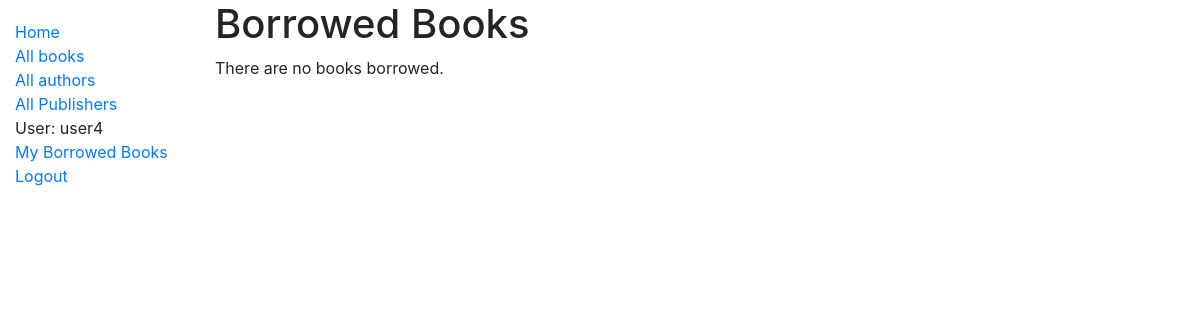
The page /catalog/mybooks/ (signed in) on the database as committed earlier.
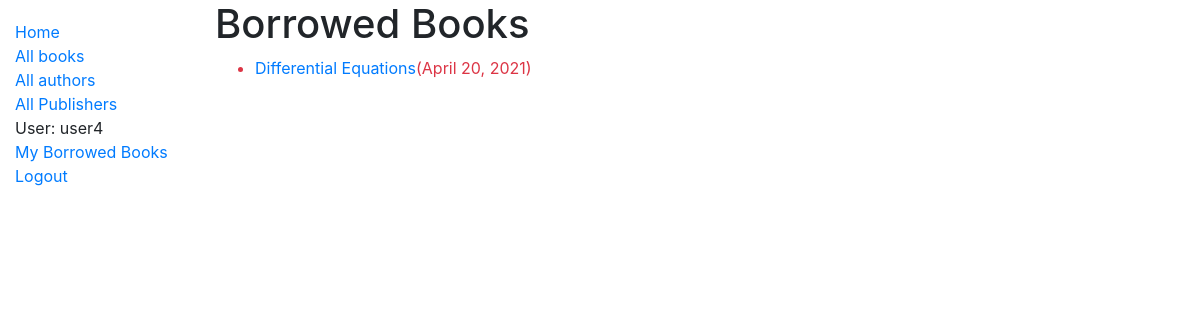
The same page on the database as committed later.
### catalog/models.py (models this page shows, shortened)
class BookInstance(models.Model):
    id=models.UUIDField(primary_key=True, default=uuid.uuid4, help_text='Unique ID')
    book=models.ForeignKey('Book', on_delete=models.RESTRICT, null=True)
    due_back=models.DateField(null=True, blank=True)
    borrower=models.ForeignKey(User, on_delete=models.SET_NULL, null=True, blank=True)
    @property
    def is_overdue(self):
        if self.due_back and date.today()>self.due_back:
            return True
        return False
    LOAN_STATUS=(
        ('m','Maintenance'),
        ('o','on loan'),
        ('a', 'Available'),
        ('r', 'Reserved'),
    )
    status=models.CharField(
        max_length=1, choices=LOAN_STATUS, blank=True, default='m', help_text='Book availability',
    )
    class Meta:
        ordering=['due_back']
        permissions = (("can_mark_returned", "Set book as returned"),)

class Book(models.Model):
    title=models.CharField(max_length=200)
    author=models.ForeignKey('Author', on_delete=models.SET_NULL, null=True)
    language=models.ForeignKey('Language', on_delete=models.SET_NULL, null=True)
    summary=models.TextField(max_length=1000, help_text='Enter a brief description of the book')
    isbn=models.CharField('ISBN', max_length=13, unique=True, help_text='13 character <a href="https://www.isbn-international.org/content/what-isbn">ISBN number</a>')
    genre=models.ManyToManyField(Genre, help_text='Select a genre for this book')
    publisher=models.ForeignKey('Publisher', on_delete=models.SET_NULL, null=True)
    def display_genre(self):
        return ', '.join(genre.name for genre in self.genre.all()[:3])
    display_genre.short_description='Genre'

### catalog/views.py (the view)
# urls.py: path('mybooks/',views.LoanedBooksByUserListView.as_view(), name='my-borrowed'),
class LoanedBooksByUserListView(LoginRequiredMixin,generic.ListView):
    model=BookInstance
    template_name='catalog/bookinstance_list_borrowed_user.html'
    paginate_by=10
    def get_queryset(self):
        return BookInstance.objects.filter(borrower=self.request.user).filter(status__exact='o').order_by('due_back')

### catalog/templates/catalog/bookinstance_list_borrowed_user.html
{% extends "base_generic.html" %}
{% block content %}
    <h1>Borrowed Books</h1>
    {% if bookinstance_list %}
    <ul>
        {% for bookinst in bookinstance_list %}
        <li class="{% if bookinst.is_overdue %}text-danger{% endif %}">
            <a href="{% url 'book-detail' book_id.book.pk %}">{{bookinst.book.title}}</a>({{bookinst.due_back}})
        </li>
        {% endfor %}
    </ul>
    {% else %}
        <p>There are no books borrowed.</p>
    {% endif %}
{% endblock %}

Rows that differ between the two databases and show on the page:
now on this page (row edited): BookInstance: book "Differential Equations", due_back "April 20, 2021"
Other text that changed with them:
text no longer shown: "There are no books borrowed."
